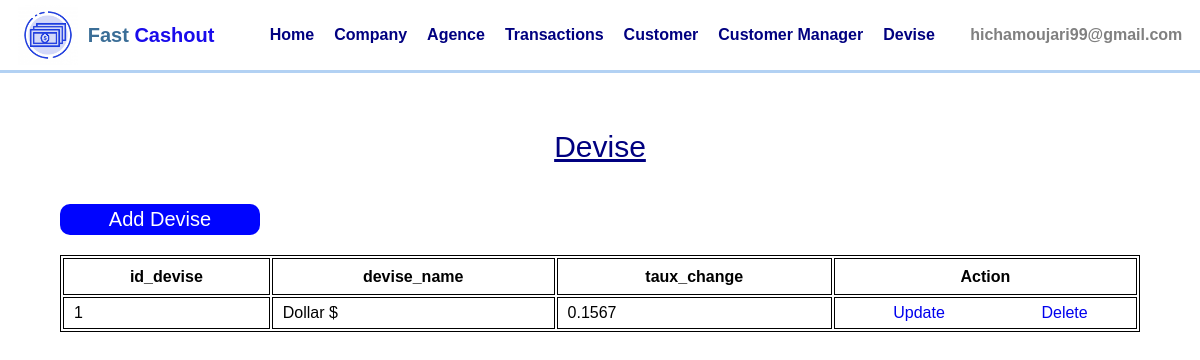
Page /projet/projet/Devise.php (signed in) on the committed database.
### tables this page shows
CREATE TABLE `devise` (
  `devise_id` int(11) NOT NULL,
  `devise_name` text NOT NULL,
  `logo` longblob DEFAULT 'X',
  `taux_change` float DEFAULT NULL
);

### projet/projet/Devise.php (the view, shortened to what this page needs)
<?php
	require './config.php';
?>
<!DOCTYPE html>
<html>
<head>
	<link rel="stylesheet" type="text/css" href="./style/style.css">
	<link rel="stylesheet" type="text/css" href="./style/Devise.css">
	<link rel="stylesheet" href="https://cdn.jsdelivr.net/npm/bootstrap-icons@1.5.0/font/bootstrap-icons.css">
</head>
<body>
	<?php include("./components/navbar.php") ?>
	<content class="deviseContent">
		<?php
			if(isset($_GET['addNew'])){
				?>
					<p class="TitlePage">Add Devise : </p>
					<form class="AddContent" method="POST" enctype="multipart/form-data">
						<div class="MyInputs">
							<p class="title">devise_id :</p>
							<input required="" type="number" name="devise_id" />
						</div>
						<div class="MyInputs">
							<p class="title">devise_name :</p>
							<input required="" type="text" name="devise_name" />
						</div>
                        <div class="MyInputs">
							<p class="title">devise_name :</p>
							<input required="" type="number" step="0.001" name="taux_change" />
						</div>
						<div class="MyInputs">
							<p class="title">logo :</p>
							<input required="" type="file" name="logo"/>
						</div>
						<div class="controls">
							<input type="submit" name="okAddNew" value="OK" class="btn"/>
							<a href="./Devise.php" class="btn">Cancel</a>
						</div>
					</form>
				<?php
			}else {
		?>
			<p class="TitlePage">Devise  </p>
			<?php if(isset($_GET["error"]) && $_GET["error"]=="true") echo '<p class="error">There are some problem, try later</p>';
				$sql = "select * from devise";
				$result = $conn->query($sql);
			?>
			<div class="Content">
				<div class="header">
					<a href="./Devise.php?addNew" class="Adddevise">Add Devise</a>
				</div>
				<table class="TableData">
					<tr>
						<th>id_devise</th>
						<th>devise_name</th>
                        <th>taux_change</th>
						<th>Action</th>
					</tr>
					<?php
						while($row = mysqli_fetch_array($result)){
							?>
								<tr>
									<td><?php echo $row["devise_id"];?></td>
									<td><?php echo $row["devise_name"];?></td>
                                    <td><?php echo $row["taux_change"];?></td>
									<td class="action">
										<a href="./Devise.php?update=<?php echo $row['id_devise'];?>">Update</a>
										<a href="./Devise.php?delete=<?php echo $row['id_devise'];?>">Delete</a>
									</td>
								</tr>
							<?php
						}
					?>
				</table>
			</div>
		<?php
			}
		?>
	</content>
</body>
</html>

### projet/projet/style/style.css (style rules this page uses)
* { margin: 0; padding: 0; outline: none; list-style-type: none; font-family: sans-serif; }
a { text-decoration: none; }

### projet/projet/style/Devise.css (style rules this page uses)
.deviseContent { height: Calc(100vh - 70px); width: 100vw; display: flex; flex-direction: column; align-items: center; }
.deviseContent>.TitlePage { text-align: center; margin-top: 60px; font-size: 30px; color: navy; text-decoration: underline; }
.deviseContent>.Content { width: 90%; margin-top: 40px; }
.deviseContent>.Content>.header { display: flex; align-items: center; justify-content: space-between; margin-bottom: 20px; }
.deviseContent>.Content>.header>.Adddevise { font-size: 20px; background: #0004ff; color: white; text-align: center; width: 200px; padding-bottom: 4px; padding-top: 4px; border-radius: 10px; cursor: pointer; }
.deviseContent>.Content>.TableData { border: 1px solid; width: 100%; }
.deviseContent>.Content>.TableData th { border: 1px solid black; height: 35px; }
.deviseContent>.Content>.TableData tr { border: 1px solid ; }
.deviseContent>.Content>.TableData tr>td { border: 1px solid ; height: 30px; padding-left: 10px; }
.deviseContent>.Content>.TableData tr>.action { display: flex; justify-content: space-around; align-items: center; }

### rows in the picture
devise: devise_id "1", devise_name "Dollar $", taux_change "0.1567"

### other values in the picture
$_COOKIE['UserEmail'] "hichamoujari99@gmail.com"
